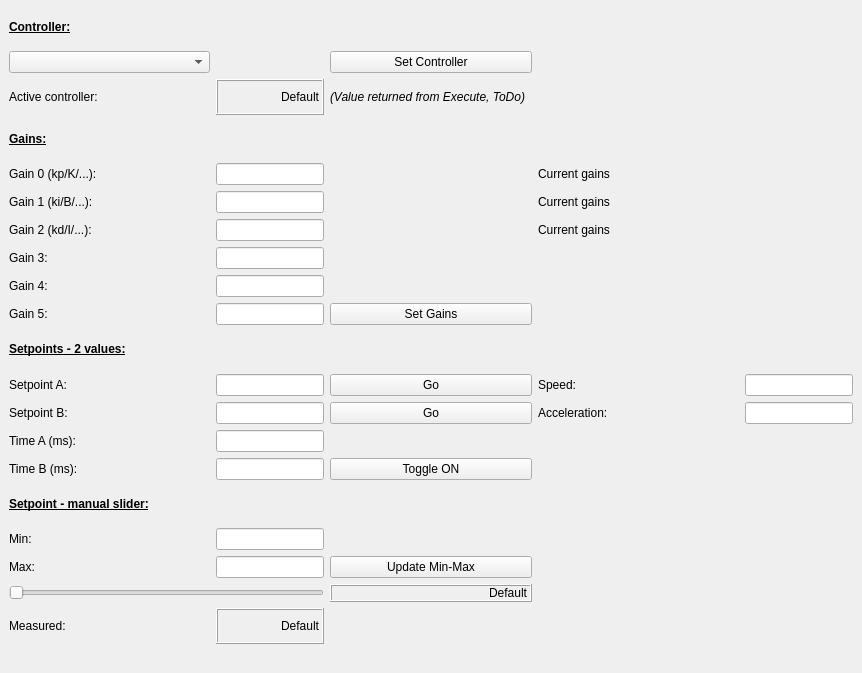
    <widget class="QWidget" name="control">
     <attribute name="title">
      <string>Control</string>
     </attribute>
     <widget class="QWidget" name="gridLayoutWidget_7">
      <property name="geometry">
       <rect>
        <x>9</x>
        <y>9</y>
        <width>844</width>
        <height>655</height>
       </rect>
      </property>
      <layout class="QGridLayout" name="gridLayout_8">
       <item row="13" column="3">
        <widget class="QLabel" name="label_66">
         <property name="text">
          <string>Acceleration:</string>
         </property>
        </widget>
       </item>
       <item row="12" column="4">
        <widget class="QLineEdit" name="control_trapeze_spd">
         <property name="sizePolicy">
          <sizepolicy hsizetype="Fixed" vsizetype="Fixed">
           <horstretch>0</horstretch>
           <verstretch>0</verstretch>
          </sizepolicy>
         </property>
         <property name="alignment">
          <set>Qt::AlignRight|Qt::AlignTrailing|Qt::AlignVCenter</set>
         </property>
        </widget>
       </item>
       <item row="12" column="3">
        <widget class="QLabel" name="label_65">
         <property name="text">
          <string>Speed:</string>
         </property>
        </widget>
       </item>
       <item row="18" column="0">
        <widget class="QLabel" name="label_59">
         <property name="text">
          <string>Min:</string>
         </property>
        </widget>
       </item>
       <item row="2" column="2" colspan="2">
        <widget class="QLabel" name="textLabel_Gains_2">
         <property name="text">
          <string>&lt;html&gt;&lt;head/&gt;&lt;body&gt;&lt;p&gt;&lt;span style=&quot; font-style:italic;&quot;&gt;(Value returned from Execute, ToDo)&lt;/span&gt;&lt;/p&gt;&lt;/body&gt;&lt;/html&gt;</string>
         </property>
        </widget>
       </item>
       <item row="15" column="0">
        <widget class="QLabel" name="label_62">
         <property name="text">
          <string>Time B (ms):</string>
         </property>
        </widget>
       </item>
       <item row="15" column="1">
        <widget class="QLineEdit" name="control_toggle_delayB">
         <property name="sizePolicy">
          <sizepolicy hsizetype="Fixed" vsizetype="Fixed">
           <horstretch>0</horstretch>
           <verstretch>0</verstretch>
          </sizepolicy>
         </property>
         <property name="alignment">
          <set>Qt::AlignRight|Qt::AlignTrailing|Qt::AlignVCenter</set>
         </property>
        </widget>
       </item>
       <item row="7" column="1">
        <widget class="QLineEdit" name="control_g3">
         <property name="sizePolicy">
          <sizepolicy hsizetype="Fixed" vsizetype="Fixed">
           <horstretch>0</horstretch>
           <verstretch>0</verstretch>
          </sizepolicy>
         </property>
         <property name="alignment">
          <set>Qt::AlignRight|Qt::AlignTrailing|Qt::AlignVCenter</set>
         </property>
        </widget>
       </item>
       <item row="19" column="1">
        <widget class="QLineEdit" name="control_slider_max">
         <property name="sizePolicy">
          <sizepolicy hsizetype="Fixed" vsizetype="Fixed">
           <horstretch>0</horstretch>
           <verstretch>0</verstretch>
          </sizepolicy>
         </property>
         <property name="alignment">
          <set>Qt::AlignRight|Qt::AlignTrailing|Qt::AlignVCenter</set>
         </property>
        </widget>
       </item>
       <item row="13" column="1">
        <widget class="QLineEdit" name="control_setp_b">
         <property name="sizePolicy">
          <sizepolicy hsizetype="Fixed" vsizetype="Fixed">
           <horstretch>0</horstretch>
           <verstretch>0</verstretch>
          </sizepolicy>
         </property>
         <property name="alignment">
          <set>Qt::AlignRight|Qt::AlignTrailing|Qt::AlignVCenter</set>
         </property>
        </widget>
       </item>
       <item row="9" column="2">
        <widget class="QPushButton" name="pushButton_SetGains">
         <property name="text">
          <string>Set Gains</string>
         </property>
        </widget>
       </item>
       <item row="19" column="0">
        <widget class="QLabel" name="label_60">
         <property name="text">
          <string>Max:</string>
         </property>
        </widget>
       </item>
       <item row="20" column="0" colspan="2">
        <widget class="QSlider" name="hSlider_Ctrl">
         <property name="minimum">
          <number>55</number>
         </property>
         <property name="maximum">
          <number>155</number>
         </property>
         <property name="orientation">
          <enum>Qt::Horizontal</enum>
         </property>
        </widget>
       </item>
       <item row="6" column="1">
        <widget class="QLineEdit" name="control_g2">
         <property name="sizePolicy">
          <sizepolicy hsizetype="Fixed" vsizetype="Fixed">
           <horstretch>0</horstretch>
           <verstretch>0</verstretch>
          </sizepolicy>
         </property>
         <property name="alignment">
          <set>Qt::AlignRight|Qt::AlignTrailing|Qt::AlignVCenter</set>
         </property>
        </widget>
       </item>
       <item row="9" column="1">
        <widget class="QLineEdit" name="control_g5">
         <property name="sizePolicy">
          <sizepolicy hsizetype="Fixed" vsizetype="Fixed">
           <horstretch>0</horstretch>
           <verstretch>0</verstretch>
          </sizepolicy>
         </property>
         <property name="alignment">
          <set>Qt::AlignRight|Qt::AlignTrailing|Qt::AlignVCenter</set>
         </property>
        </widget>
       </item>
       <item row="19" column="2">
        <widget class="QPushButton" name="pushButton_CtrlMinMax">
         <property name="text">
          <string>Update Min-Max</string>
         </property>
        </widget>
       </item>
       <item row="2" column="1">
        <widget class="QLabel" name="disp_active_controller">
         <property name="autoFillBackground">
          <bool>false</bool>
         </property>
         <property name="frameShape">
          <enum>QFrame::Box</enum>
         </property>
         <property name="frameShadow">
          <enum>QFrame::Raised</enum>
         </property>
         <property name="lineWidth">
          <number>1</number>
         </property>
         <property name="text">
          <string>Default</string>
         </property>
         <property name="alignment">
          <set>Qt::AlignRight|Qt::AlignTrailing|Qt::AlignVCenter</set>
         </property>
        </widget>
       </item>
       <item row="7" column="0">
        <widget class="QLabel" name="label_51">
         <property name="text">
          <string>Gain 3:</string>
         </property>
        </widget>
       </item>
       <item row="3" column="0">
        <widget class="QLabel" name="label_47">
         <property name="text">
          <string>&lt;html&gt;&lt;head/&gt;&lt;body&gt;&lt;p&gt;&lt;span style=&quot; font-weight:600; text-decoration: underline;&quot;&gt;Gains:&lt;/span&gt;&lt;/p&gt;&lt;/body&gt;&lt;/html&gt;</string>
         </property>
        </widget>
       </item>
       <item row="13" column="0">
        <widget class="QLabel" name="label_56">
         <property name="text">
          <string>Setpoint B:</string>
         </property>
        </widget>
       </item>
       <item row="9" column="0">
        <widget class="QLabel" name="label_53">
         <property name="text">
          <string>Gain 5:</string>
         </property>
        </widget>
       </item>
       <item row="22" column="2">
        <spacer name="horizontalSpacer_2">
         <property name="orientation">
          <enum>Qt::Horizontal</enum>
         </property>
         <property name="sizeType">
          <enum>QSizePolicy::Fixed</enum>
         </property>
         <property name="sizeHint" stdset="0">
          <size>
           <width>150</width>
           <height>20</height>
          </size>
         </property>
        </spacer>
       </item>
       <item row="4" column="0">
        <widget class="QLabel" name="label_48">
         <property name="text">
          <string>Gain 0 (kp/K/...):</string>
         </property>
        </widget>
       </item>
       <item row="17" column="0" colspan="2">
        <widget class="QLabel" name="label_58">
         <property name="text">
          <string>&lt;html&gt;&lt;head/&gt;&lt;body&gt;&lt;p&gt;&lt;span style=&quot; font-weight:600; text-decoration: underline;&quot;&gt;Setpoint - manual slider:&lt;/span&gt;&lt;/p&gt;&lt;/body&gt;&lt;/html&gt;</string>
         </property>
        </widget>
       </item>
       <item row="5" column="0">
        <widget class="QLabel" name="label_49">
         <property name="text">
          <string>Gain 1 (ki/B/...):</string>
         </property>
        </widget>
       </item>
       <item row="8" column="1">
        <widget class="QLineEdit" name="control_g4">
         <property name="sizePolicy">
          <sizepolicy hsizetype="Fixed" vsizetype="Fixed">
           <horstretch>0</horstretch>
           <verstretch>0</verstretch>
          </sizepolicy>
         </property>
         <property name="alignment">
          <set>Qt::AlignRight|Qt::AlignTrailing|Qt::AlignVCenter</set>
         </property>
        </widget>
       </item>
       <item row="8" column="0">
        <widget class="QLabel" name="label_52">
         <property name="text">
          <string>Gain 4:</string>
         </property>
        </widget>
       </item>
       <item row="0" column="0">
        <widget class="QLabel" name="label_46">
         <property name="text">
          <string>&lt;html&gt;&lt;head/&gt;&lt;body&gt;&lt;p&gt;&lt;span style=&quot; font-weight:600; text-decoration: underline;&quot;&gt;Controller:&lt;/span&gt;&lt;/p&gt;&lt;/body&gt;&lt;/html&gt;</string>
         </property>
        </widget>
       </item>
       <item row="12" column="1">
        <widget class="QLineEdit" name="control_setp_a">
         <property name="sizePolicy">
          <sizepolicy hsizetype="Fixed" vsizetype="Fixed">
           <horstretch>0</horstretch>
           <verstretch>0</verstretch>
          </sizepolicy>
         </property>
         <property name="alignment">
          <set>Qt::AlignRight|Qt::AlignTrailing|Qt::AlignVCenter</set>
         </property>
        </widget>
       </item>
       <item row="1" column="0">
        <widget class="QComboBox" name="comboBox_ctrl_list"/>
       </item>
       <item row="11" column="0" colspan="2">
        <widget class="QLabel" name="label_54">
         <property name="text">
          <string>&lt;html&gt;&lt;head/&gt;&lt;body&gt;&lt;p&gt;&lt;span style=&quot; font-weight:600; text-decoration: underline;&quot;&gt;Setpoints - 2 values:&lt;/span&gt;&lt;/p&gt;&lt;/body&gt;&lt;/html&gt;</string>
         </property>
        </widget>
       </item>
       <item row="5" column="1">
        <widget class="QLineEdit" name="control_g1">
         <property name="sizePolicy">
          <sizepolicy hsizetype="Fixed" vsizetype="Fixed">
           <horstretch>0</horstretch>
           <verstretch>0</verstretch>
          </sizepolicy>
         </property>
         <property name="alignment">
          <set>Qt::AlignRight|Qt::AlignTrailing|Qt::AlignVCenter</set>
         </property>
        </widget>
       </item>
       <item row="20" column="2">
        <widget class="QLabel" name="disp_slider">
         <property name="autoFillBackground">
          <bool>false</bool>
         </property>
         <property name="frameShape">
          <enum>QFrame::Box</enum>
         </property>
         <property name="frameShadow">
          <enum>QFrame::Raised</enum>
         </property>
         <property name="lineWidth">
          <number>1</number>
         </property>
         <property name="text">
          <string>Default</string>
         </property>
         <property name="alignment">
          <set>Qt::AlignRight|Qt::AlignTrailing|Qt::AlignVCenter</set>
         </property>
        </widget>
       </item>
       <item row="12" column="2">
        <widget class="QPushButton" name="pushButton_setp_a_go">
         <property name="text">
          <string>Go</string>
         </property>
        </widget>
       </item>
       <item row="6" column="0">
        <widget class="QLabel" name="label_50">
         <property name="text">
          <string>Gain 2 (kd/I/...):</string>
         </property>
        </widget>
       </item>
       <item row="12" column="0">
        <widget class="QLabel" name="label_55">
         <property name="text">
          <string>Setpoint A:</string>
         </property>
        </widget>
       </item>
       <item row="2" column="0">
        <widget class="QLabel" name="label_45">
         <property name="text">
          <string>Active controller:</string>
         </property>
        </widget>
       </item>
       <item row="13" column="2">
        <widget class="QPushButton" name="pushButton_setp_b_go">
         <property name="text">
          <string>Go</string>
         </property>
        </widget>
       </item>
       <item row="4" column="1">
        <widget class="QLineEdit" name="control_g0">
         <property name="sizePolicy">
          <sizepolicy hsizetype="Fixed" vsizetype="Fixed">
           <horstretch>0</horstretch>
           <verstretch>0</verstretch>
          </sizepolicy>
         </property>
         <property name="alignment">
          <set>Qt::AlignRight|Qt::AlignTrailing|Qt::AlignVCenter</set>
         </property>
        </widget>
       </item>
       <item row="22" column="0">
        <spacer name="horizontalSpacer">
         <property name="orientation">
          <enum>Qt::Horizontal</enum>
         </property>
         <property name="sizeType">
          <enum>QSizePolicy::Fixed</enum>
         </property>
         <property name="sizeHint" stdset="0">
          <size>
           <width>150</width>
           <height>20</height>
          </size>
         </property>
        </spacer>
       </item>
       <item row="1" column="2">
        <widget class="QPushButton" name="pushButton_SetController">
         <property name="text">
          <string>Set Controller</string>
         </property>
        </widget>
       </item>
       <item row="18" column="1">
        <widget class="QLineEdit" name="control_slider_min">
         <property name="sizePolicy">
          <sizepolicy hsizetype="Fixed" vsizetype="Fixed">
           <horstretch>0</horstretch>
           <verstretch>0</verstretch>
          </sizepolicy>
         </property>
         <property name="alignment">
          <set>Qt::AlignRight|Qt::AlignTrailing|Qt::AlignVCenter</set>
         </property>
        </widget>
       </item>
       <item row="14" column="0">
        <widget class="QLabel" name="label_61">
         <property name="text">
          <string>Time A (ms):</string>
         </property>
        </widget>
       </item>
       <item row="15" column="2">
        <widget class="QPushButton" name="pushButton_toggle">
         <property name="text">
          <string>Toggle ON</string>
         </property>
        </widget>
       </item>
       <item row="14" column="1">
        <widget class="QLineEdit" name="control_toggle_delayA">
         <property name="sizePolicy">
          <sizepolicy hsizetype="Fixed" vsizetype="Fixed">
           <horstretch>0</horstretch>
           <verstretch>0</verstretch>
          </sizepolicy>
         </property>
         <property name="alignment">
          <set>Qt::AlignRight|Qt::AlignTrailing|Qt::AlignVCenter</set>
         </property>
        </widget>
       </item>
       <item row="21" column="0">
        <widget class="QLabel" name="label_57">
         <property name="text">
          <string>Measured:</string>
         </property>
        </widget>
       </item>
       <item row="21" column="1">
        <widget class="QLabel" name="disp_meas_val">
         <property name="autoFillBackground">
          <bool>false</bool>
         </property>
         <property name="frameShape">
          <enum>QFrame::Box</enum>
         </property>
         <property name="frameShadow">
          <enum>QFrame::Raised</enum>
         </property>
         <property name="lineWidth">
          <number>1</number>
         </property>
         <property name="text">
          <string>Default</string>
         </property>
         <property name="alignment">
          <set>Qt::AlignRight|Qt::AlignTrailing|Qt::AlignVCenter</set>
         </property>
        </widget>
       </item>
       <item row="13" column="4">
        <widget class="QLineEdit" name="control_trapeze_acc">
         <property name="sizePolicy">
          <sizepolicy hsizetype="Fixed" vsizetype="Fixed">
           <horstretch>0</horstretch>
           <verstretch>0</verstretch>
          </sizepolicy>
         </property>
         <property name="alignment">
          <set>Qt::AlignRight|Qt::AlignTrailing|Qt::AlignVCenter</set>
         </property>
        </widget>
       </item>
       <item row="4" column="3" colspan="2">
        <widget class="QLabel" name="textLabel_Gains_i">
         <property name="text">
          <string>Current gains</string>
         </property>
        </widget>
       </item>
       <item row="5" column="3" colspan="2">
        <widget class="QLabel" name="textLabel_Gains_p">
         <property name="text">
          <string>Current gains</string>
         </property>
        </widget>
       </item>
       <item row="6" column="3" colspan="2">
        <widget class="QLabel" name="textLabel_Gains_z">
         <property name="text">
          <string>Current gains</string>
         </property>
        </widget>
       </item>
      </layout>
     </widget>
    </widget>
